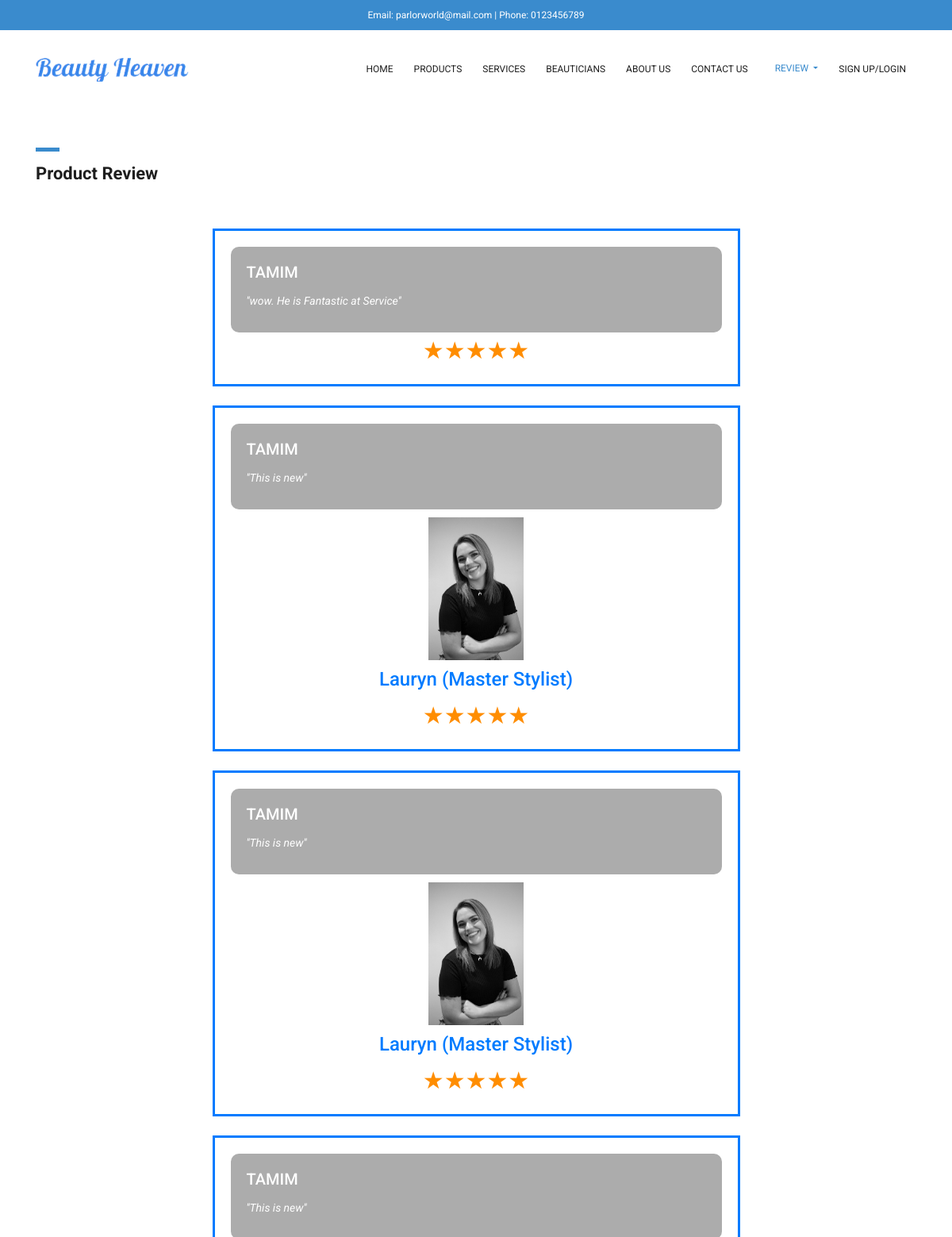
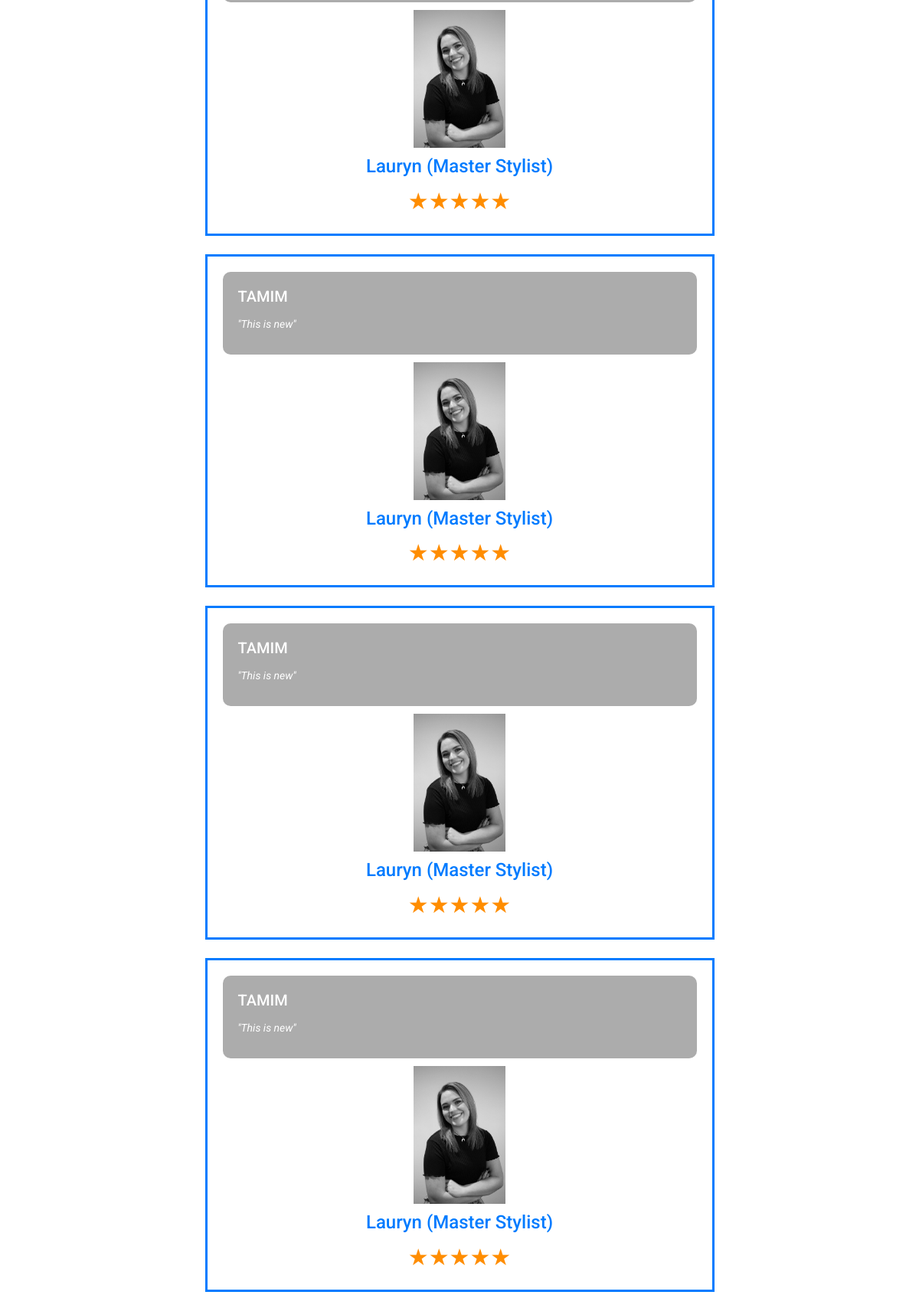
/staffreview.php (upper part), run on the app's committed database (2 pictures, top to bottom).
### tables this page shows
CREATE TABLE `feedback` (
  `id` int(11) NOT NULL,
  `customer_id` int(11) NOT NULL,
  `feedback_type` int(11) NOT NULL,
  `staff_or_product_id` int(11) NOT NULL,
  `details` text NOT NULL,
  `rating` int(11) NOT NULL,
  `created_at` timestamp NOT NULL DEFAULT current_timestamp(),
  `status` int(11) NOT NULL DEFAULT 0
);

CREATE TABLE `customer` (
  `id` int(11) NOT NULL,
  `username` varchar(100) NOT NULL,
  `email` varchar(244) NOT NULL,
  `phone` varchar(244) NOT NULL,
  `address` text NOT NULL,
  `pass` varchar(255) NOT NULL
);

CREATE TABLE `staff` (
  `id` int(11) NOT NULL,
  `name` varchar(255) NOT NULL,
  `email` varchar(255) NOT NULL,
  `phone` varchar(100) NOT NULL,
  `profile` varchar(255) NOT NULL,
  `nid` varchar(100) NOT NULL,
  `work_status` tinyint(1) NOT NULL DEFAULT 0,
  `pass` varchar(255) NOT NULL,
  `avr_rating` int(11) NOT NULL DEFAULT 0
);

### classes/Feedback.php (called while the page is built, shortened)
<?php $filepath = realpath(dirname(__FILE__));
include_once ($filepath. '/../lib/Database.php');
include_once ($filepath. '/../helpers/Format.php'); ?>
<?php
class Feedback{
	private $db;
	public function __construct(){
		$this->db = new Database();
	}
public function showStaffReview(){
	$query = "SELECT * FROM feedback WHERE feedback_type=1  ORDER BY id DESC";
	$qres = $this->db->select($query);
	if($qres){
		return $qres;
	}
}
 }
 ?>

### lib/Database.php (called while the page is built, shortened)
<?php $filepath = realpath(dirname(__FILE__));
?>
<?php
Class Database{
 public $host   = DB_HOST;
 public $user   = DB_USER;
 public $pass   = DB_PASS;
 public $dbname = DB_NAME;
 public $link;
private function connectDB(){
   $this->link = new mysqli($this->host, $this->user, $this->pass,
    $this->dbname);
 }
public function select($query){
  $result = $this->link->query($query) or die($this->link->error.__LINE__);
      if($result->num_rows > 0){
        return $result;
      } else {
        return false;
      }
   }
}

### classes/Customer.php (called while the page is built, shortened)
<?php $filepath = realpath(dirname(__FILE__));
include_once ($filepath. '/../lib/Database.php');
include_once ($filepath. '/../helpers/Format.php'); ?>
<?php
class Customer{
	private $db;
	public function __construct(){
		$this->db = new Database();
	}
 public function singleCustomerName($id){
 	$query = "SELECT * FROM customer WHERE id=$id";
 	$qres = $this->db->select($query);
 	if($qres){
 		return $qres;
 	}else {
 		echo "Problem Detected";
 	}
 }
 }
 ?>

### classes/Staff.php (called while the page is built, shortened)
<?php $filepath = realpath(dirname(__FILE__));
include_once ($filepath. '/../lib/Database.php');
include_once ($filepath. '/../helpers/Format.php'); ?>
<?php
class Staff{
	private $db;
	public function __construct(){
		$this->db = new Database();
	}
 public function singleStaffName($id){
 	$query = "SELECT * FROM staff WHERE id=$id";
 	$qres = $this->db->select($query);
 	return $qres;
 }
}

### staffreview.php (the view)
<?php
 include 'parts/header.php'; ?>
    <div class="featured-page">
      <div class="container">
        <div class="row">
             <div class="col-md-12">
            <div class="section-heading">
              <div class="line-dec"></div>
              <h1>Product Review</h1>
                        <br><br>
            </div>
          </div>
		 <?php
$product_review = $fb->showStaffReview();
if($product_review){
	while ($row = $product_review->fetch_assoc()) { ?>
	    <div class="col-md-7 mb-4 p3" style="margin: 0 auto;border: 3px solid #007bff;padding: 20px">
			 <div style="background: #808080a6;border-radius: 10px;padding: 20px">
			    <h5 class="card-title" style="text-transform: uppercase;color: #ffffff"><?php
			     $cid = $row['customer_id'];
			     $name = $cmr->singleCustomerName($cid);
			     if($name){
			     	$name = $name->fetch_assoc();
			     	echo $name['username'];
			     }
			     ?> </h5>
			    <p class="card-text mb-2" style="color:white;font-style: italic;">''<?php echo $row['details']; ?>''</p>
</div>
			    <?php
			    $pid = $row['staff_or_product_id'];
			    $pro = $stf-> singleStaffName($pid);
			    if($pro){
			    	$pro_s = $pro->fetch_assoc();?>
<div style="text-align: center;">
			    	<img height="200" style="padding:10px;" src="admin/<?php echo $pro_s['profile']; ?>" alt="">
			    	<h4><a style="text-decoration: none;" href="single-beauty.php?id=<?php echo $pro_s['id']; ?>"><?php echo $pro_s['name']; ?></a></h4>
			    </div>
			  <?php   }
			     ?>
			 <div class="rating_bottom" style="text-align: center;font-size: 30px; color: #ff8d00;">
			 	<?php
					for ($i = 1; $i <= $row['rating']; $i++) {
						echo "★";
					}
			 	 ?>
			 </div>
          </div>
		<?php	} } ?>
        </div>
      </div>
    </div>
  <?php include 'parts/footer.php'; ?>

### assets/css/tooplate-main.css (style rules this page uses)
body { font-family: 'Roboto', sans-serif; transition: all 0.5s; }
p { margin-bottom: 0px; font-size: 14px; color: #4a4a4a; line-height: 24px; }
a { text-decoration: none!important; }
.section-heading { margin-top: 80px; margin-bottom: 40px; }
.section-heading .line-dec { width: 30px; height: 5px; background-color: #3a8bcd; }
.section-heading h1 { font-size: 22px; font-weight: 700; color: #1e1e1e; margin-top: 15px; }
.featured-page { margin-top: 50px; margin-bottom: 40px; }
.featured-page .section-heading { margin-top: 0px; margin-bottom: 0px; }

### data on the page
feedback: customer.username "TAMIM", details "wow. He is Fantastic at Service"
feedback: customer.username "TAMIM", details "This is new", staff.profile (picture), staff.name "Lauryn (Master Stylist)"
feedback: customer.username "TAMIM", details "This is new", staff.profile (picture), staff.name "Lauryn (Master Stylist)"
feedback: customer.username "TAMIM", details "This is new", staff.profile (picture), staff.name "Lauryn (Master Stylist)"
feedback: customer.username "TAMIM", details "This is new", staff.profile (picture), staff.name "Lauryn (Master Stylist)"
feedback: customer.username "TAMIM", details "This is new", staff.profile (picture), staff.name "Lauryn (Master Stylist)"
feedback: customer.username "TAMIM", details "This is new", staff.profile (picture), staff.name "Lauryn (Master Stylist)"
